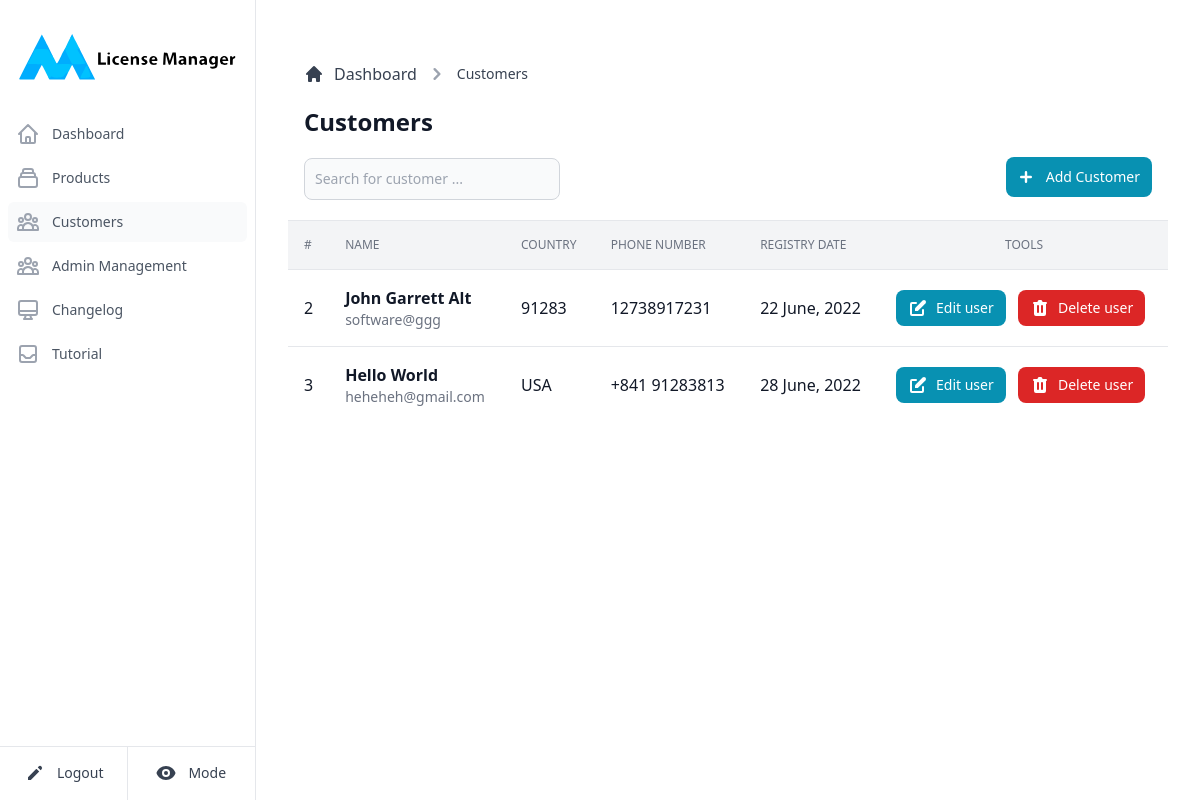
The app's page /customers (signed in) with its own data.
### bin/models.py (models this page shows)
class Client(db.Model):
    __tablename__ = "client"
    id = db.Column(db.Integer, primary_key = True)
    name = db.Column( db.String(100) )
    email = db.Column( db.String(100), unique = True)
    phone = db.Column( db.String(20) )
    country = db.Column( db.String(50) )
    registrydate = db.Column( db.Integer, nullable=False)
    keys = db.relationship('Key', cascade='all,delete', backref='client')

### bin/main.py (the view)
@main.route('/customers')
@login_required
def customers():
    return CustomerHandler.displayCustomers()

### bin/databaseAPI.py (called while the page is built)
def getCustomer(customerName):
    if(customerName == '_ALL_'):
        return Client.query.all()
    return Client.query.filter(Client.name.contains(customerName)).all()

### bin/handlers/customers.py (called while the page is built)
def displayCustomers():
    customers = DBAPI.getCustomer('_ALL_')
    return render_template('customers.html', customers = customers, mode = request.cookies.get('mode'))

### bin/templates/customers.html (shortened to what this page needs)
{% extends "base.html" %}
{% block third %}text-gray-600 bg-gray-50 dark:bg-gray-700{% endblock %}
{% block content %}
<main>
    <div class="p-4 bg-white block sm:flex items-center justify-between border-b border-gray-200 lg:mt-1.5 dark:bg-slate-900 dark:border-slate-700">
       <div class="mb-1 w-full">
          <div class="mb-4">
             <nav class="flex mb-5" aria-label="Breadcrumb">
                <ol class="inline-flex items-center space-x-1 md:space-x-2">
                  <li class="inline-flex items-center">
                    <a href="#" class="text-gray-700 hover:text-gray-900 inline-flex items-center dark:text-slate-300 dark:hover:text-slate-500">
                        <svg class="w-5 h-5 mr-2.5" fill="currentColor" viewBox="0 0 20 20" xmlns="http://www.w3.org/2000/svg">
                          <path d="M10.707 2.293a1 1 0 00-1.414 0l-7 7a1 1 0 001.414 1.414L4 10.414V17a1 1 0 001 1h2a1 1 0 001-1v-2a1 1 0 011-1h2a1 1 0 011 1v2a1 1 0 001 1h2a1 1 0 001-1v-6.586l.293.293a1 1 0 001.414-1.414l-7-7z"></path>
                        </svg>
                        Dashboard
                    </a>
                  </li>
                  <li>
                    <div class="flex items-center">
                        <svg class="w-6 h-6 text-gray-400" fill="currentColor" viewBox="0 0 20 20" xmlns="http://www.w3.org/2000/svg">
                          <path fill-rule="evenodd" d="M7.293 14.707a1 1 0 010-1.414L10.586 10 7.293 6.707a1 1 0 011.414-1.414l4 4a1 1 0 010 1.414l-4 4a1 1 0 01-1.414 0z" clip-rule="evenodd"></path>
                        </svg>
                        <a href="#" class="text-gray-700 hover:text-gray-900 ml-1 md:ml-2 text-sm font-medium dark:text-slate-300 dark:hover:text-slate-500">Customers</a>
                    </div>
                  </li>
              </ol>
             </nav>
             <h1 class="text-xl sm:text-2xl font-semibold text-gray-900 dark:text-gray-100">Customers</h1>
          </div>
          <div class="block sm:flex items-center">
             <form class="sm:pr-3 mb-4 sm:mb-0" action="#" method="GET">
                <div class="mt-1 relative sm:w-64 xl:w-96">
                   <input type="text" id="customers-search" class="bg-gray-50 border border-gray-300 text-gray-900 sm:text-sm rounded-lg focus:ring-cyan-600 focus:border-cyan-600 block w-full p-2.5 dark:bg-gray-700 dark:border-gray-600 dark:placeholder-gray-400 dark:text-white dark:focus:ring-blue-500 dark:focus:border-blue-500" placeholder="Search for customer ...">
                </div>
             </form>
             <div class="flex items-center sm:justify-end w-full">
                <button type="button" data-modal-toggle="creation-modal" class="text-white bg-cyan-600 hover:bg-cyan-700 focus:ring-4 focus:ring-cyan-200 font-medium inline-flex items-center rounded-lg text-sm px-3 py-2 text-center sm:ml-auto dark:bg-sky-500 dark:hover:bg-sky-400 transition-all duration-300">
                  <svg class="-ml-1 mr-2 h-6 w-6" fill="currentColor" viewBox="0 0 20 20" xmlns="http://www.w3.org/2000/svg">
                    <path fill-rule="evenodd" d="M10 5a1 1 0 011 1v3h3a1 1 0 110 2h-3v3a1 1 0 11-2 0v-3H6a1 1 0 110-2h3V6a1 1 0 011-1z" clip-rule="evenodd"></path>
                  </svg>
                  Add Customer
              </button>
             </div>
          </div>
       </div>
    </div>
    {% if customers is defined and customers|length > 0 %}
      <div class="flex flex-col">
          <div class="overflow-x-auto">
            <div class="align-middle inline-block min-w-full">
              <div class="shadow overflow-hidden">
                <table class="table-fixed min-w-full divide-y divide-gray-200 dark:divide-slate-600">
                  <thead class="bg-gray-100 dark:bg-gray-800">
                    <tr>
                      <th scope="col" class="p-4 text-left text-xs font-medium text-gray-500 uppercase dark:text-gray-300"> # </th>
                      <th scope="col" class="p-4 text-left text-xs font-medium text-gray-500 uppercase dark:text-gray-300"> Name </th>
                      <th scope="col" class="p-4 text-left text-xs font-medium text-gray-500 uppercase dark:text-gray-300"> Country </th>
                      <th scope="col" class="p-4 text-left text-xs font-medium text-gray-500 uppercase dark:text-gray-300"> Phone Number </th>
                      <th scope="col" class="p-4 text-left text-xs font-medium text-gray-500 uppercase dark:text-gray-300"> Registry Date </th>
                      <th scope="col" class="p-4 text-center text-xs font-medium text-gray-500 uppercase dark:text-gray-300">Tools</th>
                    </tr>
                  </thead>
                  <tbody class="bg-white divide-y divide-gray-200 dark:bg-gray-700 dark:divide-slate-800">
                    {% for customer in customers %}
                      <tr class="hover:bg-gray-100 dark:hover:bg-gray-800 transition-all duration-300">
                        <td class="p-4 w-4 text-base font-medium text-gray-900 data-element dark:text-gray-200">{{ customer.id }}</td>
                        <td class="p-4 flex items-center whitespace-nowrap space-x-6 mr-12 lg:mr-0">
                          <div class="text-sm font-normal text-gray-500">
                            <div class="text-base font-semibold text-gray-900 data-element dark:text-gray-200">{{ customer.name }}</div>
                            <div class="text-sm font-normal text-gray-500 data-element dark:text-gray-400">{{ customer.email }}</div>
                          </div>
                        </td>
                        <td class="p-4 whitespace-nowrap text-base font-medium text-gray-900 data-element dark:text-gray-200">{{ customer.country }}</td>
                        <td class="p-4 whitespace-nowrap text-base font-medium text-gray-900 data-element dark:text-gray-200">{{ customer.phone }}</td>
                        <td class="p-4 whitespace-nowrap text-base font-medium text-gray-900 data-element timestamp dark:text-gray-200">{{ customer.registrydate }}</td>
                        <td class="p-4 whitespace-nowrap space-x-2">
                          <button type="button" data-modal-toggle="edit-modal" class="text-white bg-cyan-600 hover:bg-cyan-700 dark:bg-sky-500 dark:hover:bg-sky-600 focus:ring-4 focus:ring-cyan-200 font-medium rounded-lg text-sm inline-flex items-center px-3 py-2 text-center edit-button transition-all duration-300">
                             Edit user </button>
                          <button type="button" data-modal-toggle="confirmation-modal" class="text-white bg-red-600 hover:bg-red-800 focus:ring-4 focus:ring-red-300 font-medium rounded-lg text-sm inline-flex items-center px-3 py-2 text-center delete-button transition-all duration-300">
                             Delete user </button>
                        </td>
                      </tr>
                    {% endfor %}
                  </tbody>
                </table>
              </div>
            </div>
          </div>
      </div>
    {% endif %}
 </main>
{% endblock %}

### records on screen
Client: id "2", name "John Garrett Alt", email "software@ggg", country "91283", phone "12738917231"
Client: id "3", name "Hello World", email "heheheh@gmail.com", country "USA", phone "+841 91283813"
